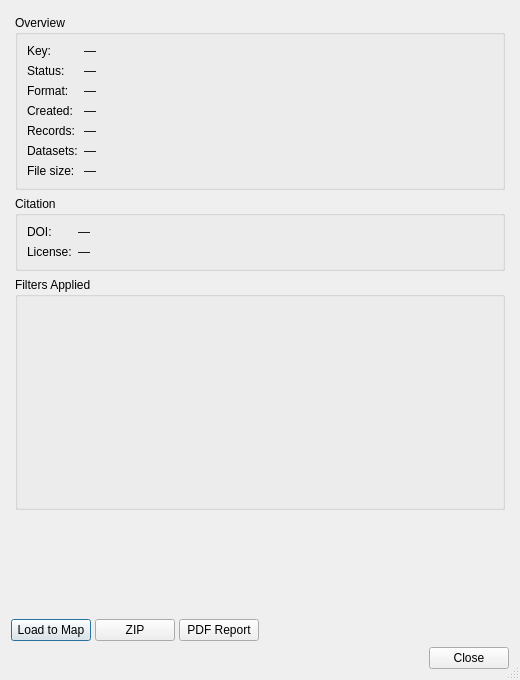
<?xml version="1.0" encoding="UTF-8"?>
<ui version="4.0">
 <class>DownloadDetailDialog</class>
 <widget class="QDialog" name="DownloadDetailDialog">
  <property name="geometry">
   <rect>
    <x>0</x>
    <y>0</y>
    <width>520</width>
    <height>680</height>
   </rect>
  </property>
  <property name="windowTitle">
   <string>Download Details</string>
  </property>
  <property name="sizeGripEnabled">
   <bool>true</bool>
  </property>
  <layout class="QVBoxLayout" name="verticalLayout_main">
   <item>
    <widget class="QScrollArea" name="scrollArea">
     <property name="widgetResizable"><bool>true</bool></property>
     <property name="frameShape"><enum>QFrame::NoFrame</enum></property>
     <widget class="QWidget" name="scrollContents">
      <property name="geometry">
       <rect><x>0</x><y>0</y><width>500</width><height>640</height></rect>
      </property>
      <layout class="QVBoxLayout" name="verticalLayout_scroll">
       <property name="leftMargin"><number>4</number></property>
       <property name="topMargin"><number>4</number></property>
       <property name="rightMargin"><number>4</number></property>
       <property name="bottomMargin"><number>4</number></property>

       <!-- Overview -->
       <item>
        <widget class="QGroupBox" name="overview_group">
         <property name="title"><string>Overview</string></property>
         <layout class="QFormLayout" name="formLayout_overview">
          <item row="0" column="0">
           <widget class="QLabel"><property name="text"><string>Key:</string></property></widget>
          </item>
          <item row="0" column="1">
           <widget class="QLabel" name="key_label">
            <property name="text"><string>—</string></property>
            <property name="textInteractionFlags">
             <set>Qt::LinksAccessibleByMouse|Qt::TextSelectableByKeyboard|Qt::TextSelectableByMouse</set>
            </property>
            <property name="openExternalLinks"><bool>true</bool></property>
           </widget>
          </item>
          <item row="1" column="0">
           <widget class="QLabel"><property name="text"><string>Status:</string></property></widget>
          </item>
          <item row="1" column="1">
           <widget class="QLabel" name="status_label">
            <property name="text"><string>—</string></property>
           </widget>
          </item>
          <item row="2" column="0">
           <widget class="QLabel"><property name="text"><string>Format:</string></property></widget>
          </item>
          <item row="2" column="1">
           <widget class="QLabel" name="format_label">
            <property name="text"><string>—</string></property>
           </widget>
          </item>
          <item row="3" column="0">
           <widget class="QLabel"><property name="text"><string>Created:</string></property></widget>
          </item>
          <item row="3" column="1">
           <widget class="QLabel" name="created_label">
            <property name="text"><string>—</string></property>
           </widget>
          </item>
          <item row="4" column="0">
           <widget class="QLabel"><property name="text"><string>Records:</string></property></widget>
          </item>
          <item row="4" column="1">
           <widget class="QLabel" name="records_label">
            <property name="text"><string>—</string></property>
           </widget>
          </item>
          <item row="5" column="0">
           <widget class="QLabel"><property name="text"><string>Datasets:</string></property></widget>
          </item>
          <item row="5" column="1">
           <widget class="QLabel" name="datasets_label">
            <property name="text"><string>—</string></property>
           </widget>
          </item>
          <item row="6" column="0">
           <widget class="QLabel"><property name="text"><string>File size:</string></property></widget>
          </item>
          <item row="6" column="1">
           <widget class="QLabel" name="size_label">
            <property name="text"><string>—</string></property>
           </widget>
          </item>
         </layout>
        </widget>
       </item>

       <!-- Citation -->
       <item>
        <widget class="QGroupBox" name="citation_group">
         <property name="title"><string>Citation</string></property>
         <layout class="QFormLayout" name="formLayout_citation">
          <item row="0" column="0">
           <widget class="QLabel"><property name="text"><string>DOI:</string></property></widget>
          </item>
          <item row="0" column="1">
           <widget class="QLabel" name="doi_label">
            <property name="text"><string>—</string></property>
            <property name="textInteractionFlags">
             <set>Qt::LinksAccessibleByMouse|Qt::TextSelectableByKeyboard|Qt::TextSelectableByMouse</set>
            </property>
            <property name="openExternalLinks"><bool>true</bool></property>
           </widget>
          </item>
          <item row="1" column="0">
           <widget class="QLabel"><property name="text"><string>License:</string></property></widget>
          </item>
          <item row="1" column="1">
           <widget class="QLabel" name="license_label">
            <property name="text"><string>—</string></property>
            <property name="wordWrap"><bool>true</bool></property>
            <property name="textInteractionFlags">
             <set>Qt::LinksAccessibleByMouse|Qt::TextSelectableByKeyboard|Qt::TextSelectableByMouse</set>
            </property>
            <property name="openExternalLinks"><bool>true</bool></property>
           </widget>
          </item>
         </layout>
        </widget>
       </item>

       <!-- Filters -->
       <item>
        <widget class="QGroupBox" name="filters_group">
         <property name="title"><string>Filters Applied</string></property>
         <layout class="QVBoxLayout" name="verticalLayout_filters">
          <item>
           <widget class="QListWidget" name="filter_list">
            <property name="frameShape">
             <enum>QFrame::NoFrame</enum>
            </property>
            <property name="spacing">
             <number>6</number>
            </property>
            <property name="selectionMode">
             <enum>QAbstractItemView::NoSelection</enum>
            </property>
            <property name="verticalScrollMode">
             <enum>QAbstractItemView::ScrollPerPixel</enum>
            </property>
            <property name="styleSheet">
             <string>QListWidget { background: transparent; border: none; }
QListWidget::item { border: none; margin: 2px 0; }</string>
            </property>
            <property name="minimumSize">
             <size><width>0</width><height>190</height></size>
            </property>
            <property name="maximumSize">
             <size><width>16777215</width><height>340</height></size>
            </property>
           </widget>
          </item>
         </layout>
        </widget>
       </item>

       <item>
        <spacer name="verticalSpacer">
         <property name="orientation"><enum>Qt::Vertical</enum></property>
         <property name="sizeHint" stdset="0">
          <size><width>20</width><height>10</height></size>
         </property>
        </spacer>
       </item>

      </layout>
     </widget>
   </widget>
  </item>
  <item>
   <layout class="QHBoxLayout" name="horizontalLayout_actions">
    <property name="spacing"><number>4</number></property>
    <item>
     <widget class="QPushButton" name="load_btn">
      <property name="text"><string>Load to Map</string></property>
      <property name="toolTip"><string>Download and add as a QGIS layer</string></property>
     </widget>
    </item>
    <item>
     <widget class="QPushButton" name="zip_btn">
      <property name="text"><string>ZIP</string></property>
      <property name="toolTip"><string>Save raw ZIP file</string></property>
     </widget>
    </item>
    <item>
     <widget class="QPushButton" name="report_btn">
      <property name="text"><string>PDF Report</string></property>
      <property name="toolTip"><string>Generate PDF report from downloaded data</string></property>
     </widget>
    </item>
    <item>
     <spacer name="horizontalSpacer_actions">
      <property name="orientation"><enum>Qt::Horizontal</enum></property>
      <property name="sizeHint" stdset="0">
       <size><width>40</width><height>20</height></size>
      </property>
     </spacer>
    </item>
   </layout>
  </item>
  <item>
   <widget class="QDialogButtonBox" name="button_box">
     <property name="standardButtons">
      <set>QDialogButtonBox::Close</set>
     </property>
    </widget>
   </item>
  </layout>
 </widget>
 <resources/>
 <connections/>
</ui>
